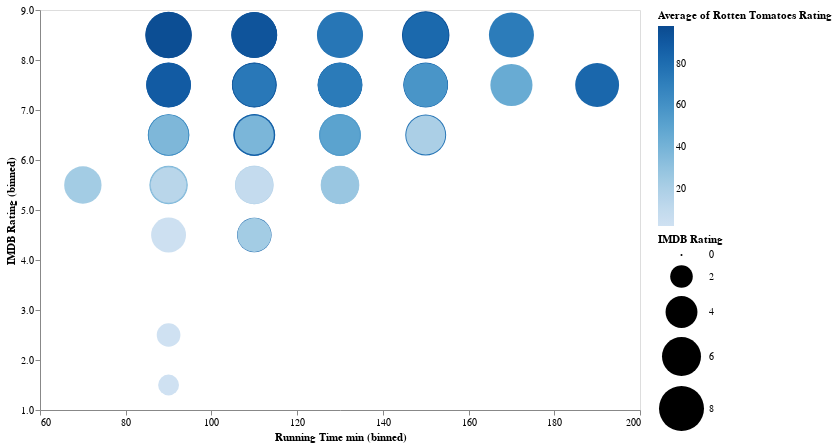

Source (notebook cell):
### Markdown cell above
<h3> Sets up a metric type representation. Most movies have running time between 120-140 min and have a high rating from 7-8.</h3>

### Code cell
alt.Chart(movies_data, height = 400, width = 600) \
    .mark_circle() \
    .encode(alt.X('Running Time min', bin=True),
           alt.Y('IMDB Rating', bin = True),
            size = 'IMDB Rating',
           color = 'average(Rotten Tomatoes Rating)')

### Figure 1 — Vega-Lite specification as saved in the notebook (floating-point values rounded to 4 significant figures; data arrays with more than 128 entries replaced by an {"elided": "..."} marker saying what was removed)
{"$schema": "https://vega.github.io/schema/vega-lite/v4.8.1.json", "config": {"view": {"continuousHeight": 300, "continuousWidth": 400}}, "data": {"name": "data-bfc3b49e1ac0dbfca47079e652fb3c58"}, "datasets": {"data-bfc3b49e1ac0dbfca47079e652fb3c58": {"elided": "174 records"}}, "encoding": {"color": {"aggregate": "average", "field": "Rotten Tomatoes Rating", "type": "quantitative"}, "size": {"field": "IMDB Rating", "type": "quantitative"}, "x": {"bin": true, "field": "Running Time min", "type": "quantitative"}, "y": {"bin": true, "field": "IMDB Rating", "type": "quantitative"}}, "height": 400, "mark": "circle", "width": 600}
